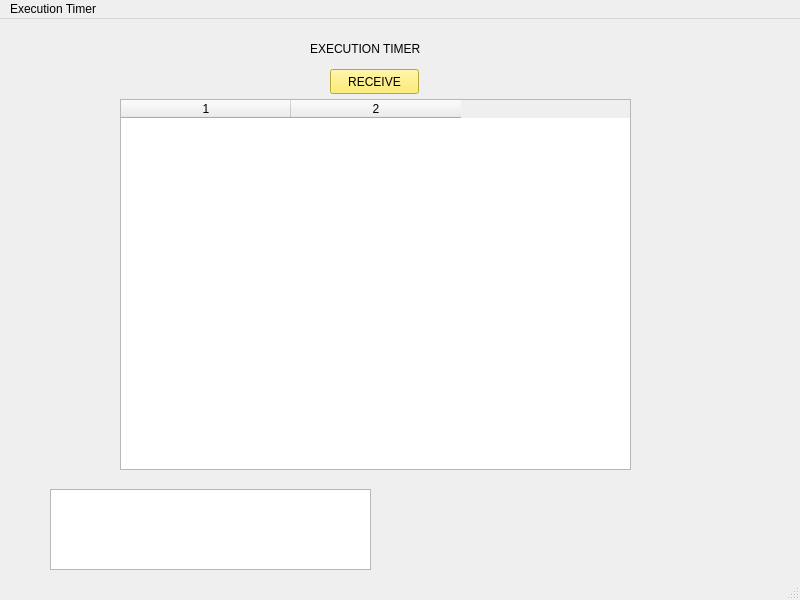
<?xml version="1.0" encoding="UTF-8"?>
<ui version="4.0">
 <class>MainWindow</class>
 <widget class="QMainWindow" name="MainWindow">
  <property name="geometry">
   <rect>
    <x>0</x>
    <y>0</y>
    <width>800</width>
    <height>600</height>
   </rect>
  </property>
  <property name="windowTitle">
   <string>MainWindow</string>
  </property>
  <widget class="QWidget" name="centralwidget">
   <widget class="QPushButton" name="pushButton">
    <property name="geometry">
     <rect>
      <x>330</x>
      <y>50</y>
      <width>89</width>
      <height>25</height>
     </rect>
    </property>
    <property name="styleSheet">
     <string notr="true">background-color: rgb(252, 233, 79);
font: 75 11pt &quot;Ubuntu Mono&quot;;</string>
    </property>
    <property name="text">
     <string>RECEIVE</string>
    </property>
   </widget>
   <widget class="QListWidget" name="listWidget">
    <property name="geometry">
     <rect>
      <x>50</x>
      <y>470</y>
      <width>321</width>
      <height>81</height>
     </rect>
    </property>
   </widget>
   <widget class="QTableWidget" name="tableWidget">
    <property name="geometry">
     <rect>
      <x>120</x>
      <y>80</y>
      <width>511</width>
      <height>371</height>
     </rect>
    </property>
    <property name="columnCount">
     <number>2</number>
    </property>
    <attribute name="horizontalHeaderDefaultSectionSize">
     <number>170</number>
    </attribute>
    <column/>
    <column/>
   </widget>
   <widget class="QLabel" name="label">
    <property name="geometry">
     <rect>
      <x>310</x>
      <y>20</y>
      <width>261</width>
      <height>20</height>
     </rect>
    </property>
    <property name="text">
     <string>EXECUTION TIMER</string>
    </property>
   </widget>
  </widget>
  <widget class="QMenuBar" name="menubar">
   <property name="geometry">
    <rect>
     <x>0</x>
     <y>0</y>
     <width>800</width>
     <height>22</height>
    </rect>
   </property>
   <widget class="QMenu" name="menuExecution_Timer">
    <property name="title">
     <string>Execution Timer</string>
    </property>
   </widget>
   <addaction name="menuExecution_Timer"/>
  </widget>
  <widget class="QStatusBar" name="statusbar"/>
 </widget>
 <resources/>
 <connections/>
</ui>
